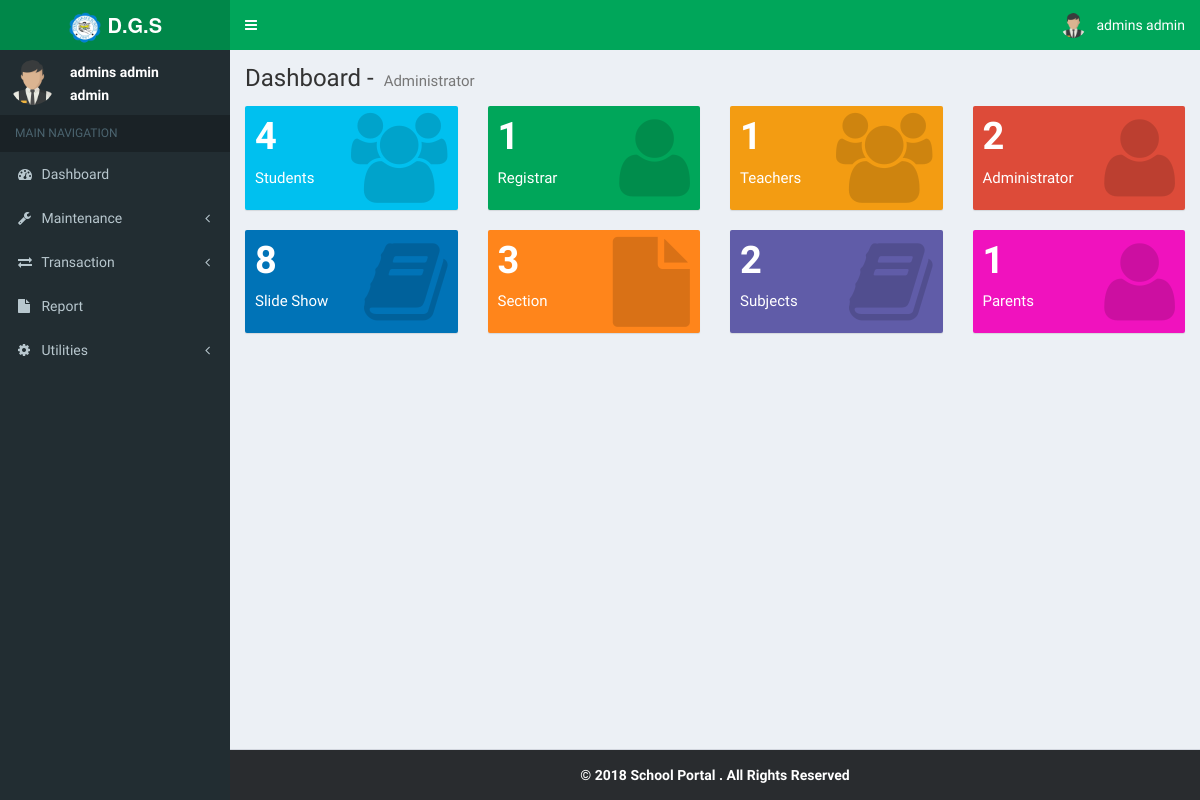
The page /admin_dashboard.php (signed in) on the database its author committed.
### tables this page shows
CREATE TABLE `logotbl` (
  `id` int(11) NOT NULL AUTO_INCREMENT,
  `logo` varchar(45) DEFAULT NULL,
  PRIMARY KEY (`id`)
);

CREATE TABLE `usertbl` (
  `id` int(11) NOT NULL AUTO_INCREMENT,
  `username` varchar(140) NOT NULL,
  `password` varchar(100) NOT NULL,
  `fname` varchar(140) NOT NULL,
  `mname` varchar(140) NOT NULL,
  `lname` varchar(140) NOT NULL,
  `contact` varchar(140) NOT NULL,
  `usertype` varchar(50) NOT NULL,
  `status` int(11) NOT NULL,
  `profile_pic` varchar(170) NOT NULL,
  PRIMARY KEY (`id`)
);

CREATE TABLE `access_rights` (
  `id` int(11) NOT NULL AUTO_INCREMENT,
  `userid` int(11) NOT NULL,
  `privilege` int(11) NOT NULL,
  PRIMARY KEY (`id`)
);

### session.php (called while the page is built, shortened)
<?php
if (isset($_SESSION['username']))
{
	$username = $_SESSION['username'];
}
else
{
	header("Location: index.php");
	exit();
}
$result = mysqli_query($con,"SELECT * FROM usertbl WHERE username = '$username'")or die(mysqli_error($con));
$user_rows = mysqli_fetch_array($result);
$username = $user_rows['username'];
$fname = $user_rows['fname'];
$lname = $user_rows['lname'];
$sessionid = $user_rows['id'];
$profile_pic = $user_rows['profile_pic'];
$name = $fname." ".$lname;
?>

### inc/header.php (shortened to what this page needs)
<?php
$q = mysqli_query($con, "SELECT * FROM logotbl limit 1");
$row = mysqli_fetch_array($q);
?>
<header class="main-header">
	<a href="admin_dashboard.php" class="logo">
		<span class="logo-lg"><b><img src="images/<?php echo $row['logo']; ?>" width="34" height="32"> D.G.S</b></span>
	</a>
	<nav class="navbar navbar-static-top">
		<a class="sidebar-toggle" data-toggle="offcanvas" role="button">
		</a>
		<div class="navbar-custom-menu">
			<ul class="nav navbar-nav">
				<li class="dropdown user user-menu">
					<a href="#" class="dropdown-toggle" data-toggle="dropdown">
						<img src="<?php echo $profile_pic; ?>" class="user-image" alt="User Image">
						<span class="hidden-xs"><?php echo $name; ?></span>
					</a>
				</li>
			</ul>
		</div>
	</nav>
</header>

### inc/sidebar.php (shortened to what this page needs)
<aside class="main-sidebar">
 <section class="sidebar">
  <div class="user-panel">
   <div class="pull-left image">
    <img src="<?php echo $profile_pic; ?>" class="img-circle">
  </div>
  <div class="pull-left info">
    <p><?php echo $name; ?></p>
    <p><?php echo $username; ?></p>
  </div>
</div>
<ul class="sidebar-menu">
 <li class="header">MAIN NAVIGATION</li>
 <?php
 $accessright = mysqli_query($con, "SELECT * FROM access_rights where userid='$sessionid'")or die(mysqli_error($con));
 while ($row_ulevel = mysqli_fetch_array($accessright)) {
  if ($row_ulevel['privilege'] == "1") { ?>
  <li>
    <a href="admin_dashboard.php">
     <i class="fa fa-dashboard"></i> <span>Dashboard</span>
   </a>
 </li>
 <?php } } ?>
 <li class="treeview slesson" onclick="setmodule('Student Lesson')">
  <a href="#">
   <i class="fa fa-wrench"></i>
   <span>Maintenance</span>
   <span class="pull-right-container">
    <span class="fa fa-angle-left pull-right"></span>
  </span>
</a>
</li>
<li class="treeview slesson" onclick="setmodule('Student Lesson')">
  <a href="#">
   <i class="fa fa-exchange"></i>
   <span>Transaction</span>
   <span class="pull-right-container">
    <span class="fa fa-angle-left pull-right"></span>
  </span>
</a>
</li>
<?php
$accessright = mysqli_query($con, "SELECT * FROM access_rights where userid='$sessionid'")or die(mysqli_error($con));
while ($row_ulevel = mysqli_fetch_array($accessright)) {
  if ($row_ulevel['privilege'] == "18") { ?>
  <li class="treeview slesson" onclick="">
    <a href="reports.php">
     <i class="fa fa-file"></i>
     <span>Report</span>
   </a>
 </li>
 <?php } } ?>
 <?php
 $accessright = mysqli_query($con, "SELECT * FROM access_rights where userid='$sessionid'")or die(mysqli_error($con));
 while ($row_ulevel = mysqli_fetch_array($accessright)) {
  if ($row_ulevel['privilege'] == "19") { ?>
  <li class="treeview slesson" onclick="">
    <a href="#">
     <i class="fa fa-cog"></i>
     <span>Utilities</span>
     <span class="pull-right-container">
      <span class="fa fa-angle-left pull-right"></span>
    </span>
  </a>
</li>
<?php } } ?>
</ul>
</section>
</aside>

### css/_all-skins.css (style rules this page uses)
.skin-green .main-header .navbar { background-color: #00a65a; }
.skin-green .main-header .navbar .nav > li > a { color: #ffffff; }
.skin-green .main-header .navbar .sidebar-toggle { color: #ffffff; }
.skin-green .main-header .navbar .sidebar-toggle { color: #fff; }
.skin-green .main-header .logo { background-color: #008d4c; color: #ffffff; border-bottom: 0 solid transparent; }
.skin-green .wrapper, .skin-green .main-sidebar, .skin-green .left-side { background-color: #222d32; }
.skin-green .user-panel > .info, .skin-green .user-panel > .info > a { color: #fff; }
.skin-green .sidebar-menu > li.header { color: #4b646f; background: #1a2226; }
.skin-green .sidebar-menu > li > a { border-left: 3px solid transparent; }
.skin-green .sidebar a { color: #b8c7ce; }

### rows shown on the page
logotbl: logo (picture)
usertbl: profile_pic (picture), name "admins admin", username "admin"
access_rights: privilege 1 (drawn)
access_rights: privilege 18 (drawn)
access_rights: privilege 19 (drawn)

### other values the page prints
$count "4"
$count "1"
$count "2"
$count "8"
$count "3"
